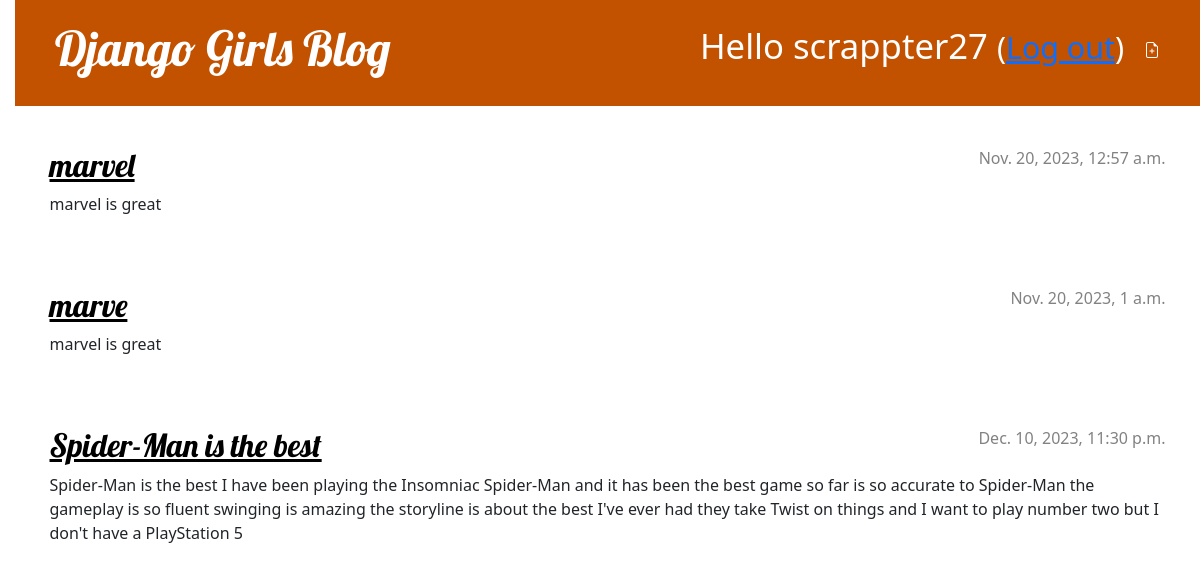
The app's page / (signed in) with its own data.
### blog/models.py (models this page shows, shortened)
class Post(models.Model):
    author = models.ForeignKey('auth.User', on_delete=models.CASCADE)
    title = models.CharField(max_length=200)
    text = models.TextField()
    created_date = models.DateTimeField(default=timezone.now)
    published_date = models.DateTimeField(blank=True, null=True)

### blog/views.py (the view)
# urls.py: path('', views.post_list, name='post_list'),
@login_required
def post_list(request):
    posts = Post.objects.all()
    return render(request, 'blog/post_list.html', {'posts': posts})

### blog/templates/blog/post_list.html
{% extends 'blog/base.html' %}
{% block content %}
    {% for post in posts %}
        <article class="post">
            <time class="date">
                {{ post.published_date }}
            </time>
            <h2><a href="{% url 'post_detail' pk=post.pk %}">{{ post.title }}</a></h2>
            <p>{{ post.text|linebreaksbr }}</p>
        </article>
    {% endfor %}
{% endblock %}

### blog/templates/blog/base.html (shortened to what this page needs)
{% load static %}
<!DOCTYPE html>
<html>
<head>
    <link rel="stylesheet" href="https://cdn.jsdelivr.net/npm/bootstrap@5.1.3/dist/css/bootstrap.min.css">
    <link rel="stylesheet" href="{% static 'css/blog.css' %}">
</head>
<body>
    <div class="page-header">
        {% if user.is_authenticated %}
            <a href="{% url 'post_new' %}" class="top-menu">
            </a>
            <p class="top-menu">Hello {{ user.username }} <small>(<a href="{% url 'logout' %}">Log out</a>)</small></p>
        {% else %}
            <a href="{% url 'login' %}" class="top-menu"><span class="glyphicon glyphicon-lock"></span></a>
        {% endif %}
        <h1><a href="/">Django Girls Blog</a></h1>
    </div>
    <main class="content container">
        <div class="row">
            <div class="col">
                {% block content %}
                {% endblock %}
            </div>
        </div>
    </main>
</body>
</html>

### blog/static/css/blog.css (style rules this page uses)
h1 a, h2 a { color: #C25100; font-family: 'Lobster'; }
body { padding-left: 15px; }
.page-header { background-color: #C25100; margin-top: 0; margin-bottom: 40px; padding: 20px 20px 20px 40px; }
.page-header h1, .page-header h1 a, .page-header h1 a:visited, .page-header h1 a:active { color: #ffffff; font-size: 36pt; text-decoration: none; }
h1, h2, h3, h4 { font-family: 'Lobster', cursive; }
.date { color: #828282; }
.top-menu, .top-menu:hover, .top-menu:visited { color: #ffffff; float: right; font-size: 26pt; margin-right: 20px; }
.post { margin-bottom: 70px; }
.post h2 a, .post h2 a:visited { color: #000000; }
.post > .date, .post > .actions { float: right; }

### blog/templates/blog/base.html (style rules this page uses)
h1 a, h2 a { color: #C25100; font-family: 'Lobster'; }
body { padding-left: 15px; }
.page-header { background-color: #C25100; margin-top: 0; margin-bottom: 40px; padding: 20px 20px 20px 40px; }
.page-header h1, .page-header h1 a, .page-header h1 a:visited, .page-header h1 a:active { color: #ffffff; font-size: 36pt; text-decoration: none; }
h1, h2, h3, h4 { font-family: 'Lobster', cursive; }
.date { color: #828282; }
.top-menu, .top-menu:hover, .top-menu:visited { color: #ffffff; float: right; font-size: 26pt; margin-right: 20px; }
.post { margin-bottom: 70px; }
.post h2 a, .post h2 a:visited { color: #000000; }
.post > .date, .post > .actions { float: right; }

### records on screen
Post: published_date "Nov. 20, 2023, 12:57 a.m.", title "marvel", text "marvel is great"
Post: published_date "Nov. 20, 2023, 1 a.m.", title "marve", text "marvel is great"
Post: published_date "Dec. 10, 2023, 11:30 p.m.", title "Spider-Man is the best", text "Spider-Man is the best I have been playing the Insomniac Spider-Man and it has been the best game so far is so accurate to Spider-Man the gameplay is so fluent swinging is amazing the storyline is about the best I've ever had they take Twist on things and I want to play number two but I don't have a PlayStation 5"

### other values on screen
{{ user.username }} "scrappter27"
